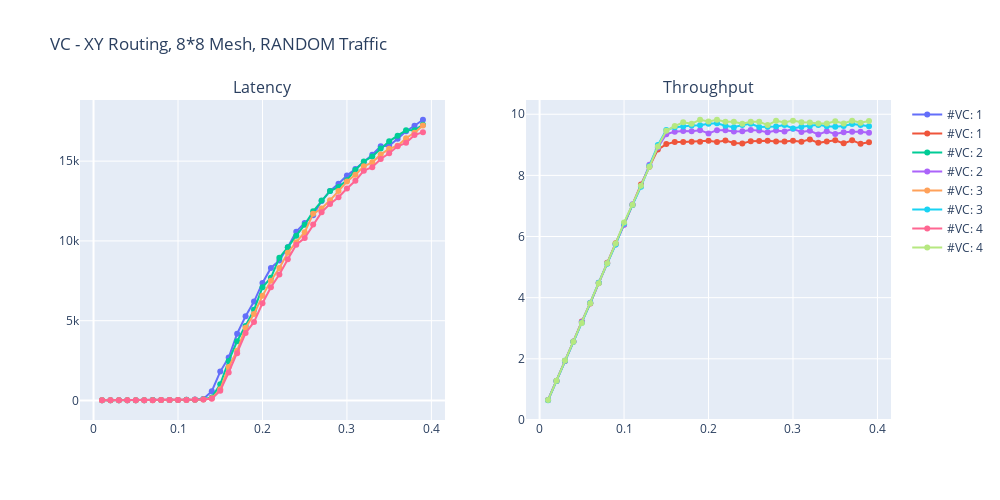

Write notebook code for a chart like this one.
### Code cell
show_chart(vc_results , title="VC" , legend_label="#VC")
